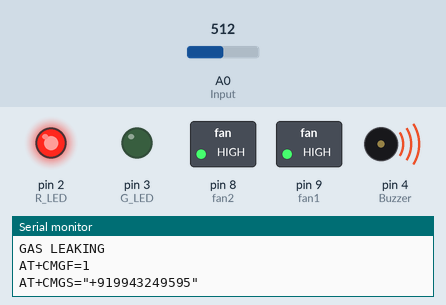
This sketch was run on a simulated Arduino Uno, built with avr-gcc and run on an emulated ATmega328P. Parts: switched loads named in the sketch (green lamp = pin HIGH), output pins drawn as LEDs (lit = HIGH), buzzer (waves = sounding, pin HIGH), the last lines printed to the serial monitor. The test bench sets the inputs (shaded band); at power-on: A0 (Input) = 512.

Above: at 1.3 s.
1.4 s: A0 (Input) set to 416
9.5 s: A0 (Input) set to 387
At 17.2 s:
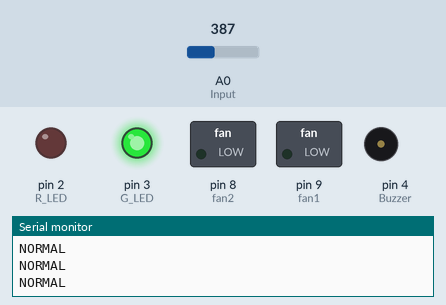
17.8 s: A0 (Input) set to 410
At 18.2 s:
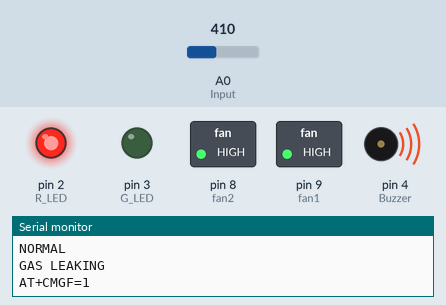
Timing chart, 0 to 20.8 s (numbered marks = the images above; inputs shaded):
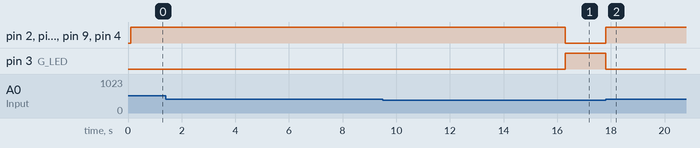

The sketch:

smartair_pollution_code.ino
```cpp
int Input = A0;
int R_LED = 2;
int G_LED = 3;
int Buzzer = 4;
int fan2 = 8;
int fan1 = 9;
// VAL INTEGER
int val;
int MAX = 400;

void setup() {
  Serial.begin(9600); // Initialize serial communication at 9600 baud rate
  delay(100);

  pinMode(Input, INPUT);  // Sensor input pin
  pinMode(R_LED, OUTPUT);  // Red LED output pin
  pinMode(G_LED, OUTPUT);  // Green LED output pin
  pinMode(Buzzer, OUTPUT);  // Buzzer output pin
  pinMode(fan1, OUTPUT);  // Fan 1 control pin
  pinMode(fan2, OUTPUT);  // Fan 2 control pin
}

void loop() {
  val = analogRead(Input);  // Read sensor value

  if (val >= MAX) {  // If the value exceeds the threshold (indicating high pollution)
    digitalWrite(R_LED, HIGH);  // Turn on Red LED
    digitalWrite(Buzzer, HIGH);  // Activate Buzzer
    digitalWrite(fan1, HIGH);  // Turn on Fan 1
    digitalWrite(fan2, HIGH);  // Turn on Fan 2
    digitalWrite(G_LED, LOW);  // Turn off Green LED

    Serial.println("GAS LEAKING");
    sendSMS();
    delay(5000);  // Delay to prevent sending multiple SMS in a short period
  }
  else {  // If the value is within normal range
    digitalWrite(R_LED, LOW);  // Turn off Red LED
    digitalWrite(Buzzer, LOW);  // Deactivate Buzzer
    digitalWrite(fan1, LOW);  // Turn off Fan 1
    digitalWrite(fan2, LOW);  // Turn off Fan 2
    digitalWrite(G_LED, HIGH);  // Turn on Green LED

    Serial.println("NORMAL");
  }
}

void sendSMS() {
  Serial.println("AT+CMGF=1");  // Set GSM module to Text Mode
  delay(1000);  // Wait for response

  Serial.println("AT+CMGS=\"+919943249595\"\r");  // Send SMS to the specified phone number
  delay(1000);  // Wait for response

  Serial.println("Dust particle is found, please keep safe.");
  delay(100);
  Serial.println((char)26);  // ASCII code of CTRL+Z to send the message
  delay(1000);  // Wait before completing the process
}
```

Measured:
- the behaviour switches between 400 and 399 on A0 (Input) (found by bisection; images 0 and 1)
- after the input at 9.5 s, pin 2 (R_LED), pin 8 (fan2), pin 9 (fan1), pin 4 (Buzzer): HIGH → LOW after 6.8 s; pin 3 (G_LED): LOW → HIGH after 6.8 s
- after the input at 17.8 s, pin 2 (R_LED), pin 8 (fan2), pin 9 (fan1), pin 4 (Buzzer): LOW → HIGH at once; pin 3 (G_LED): HIGH → LOW at once
